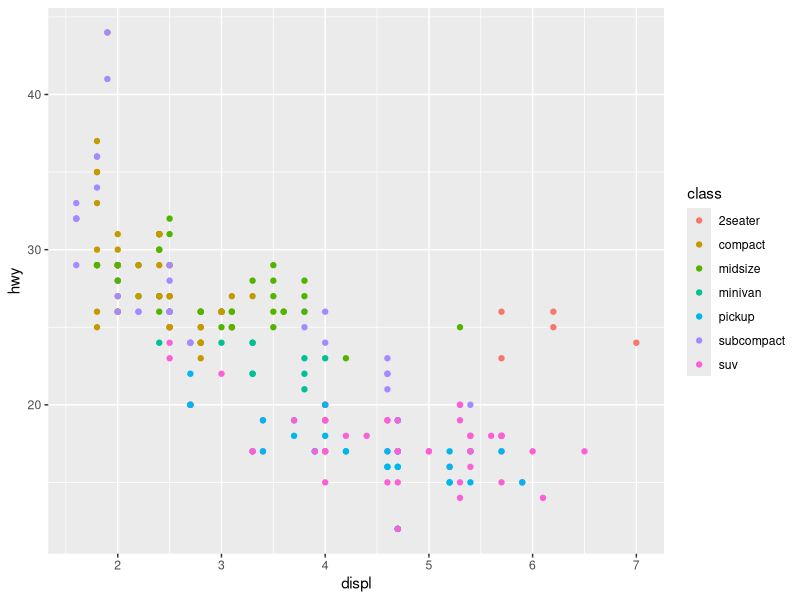
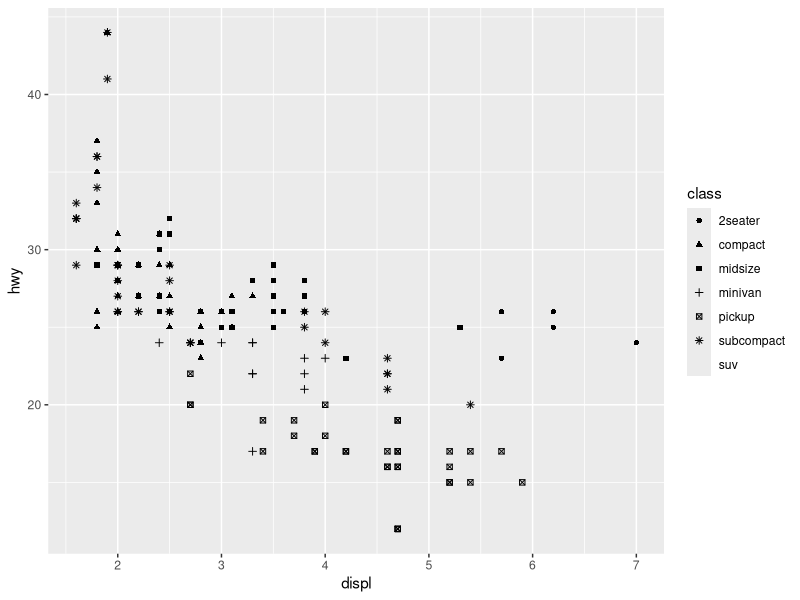
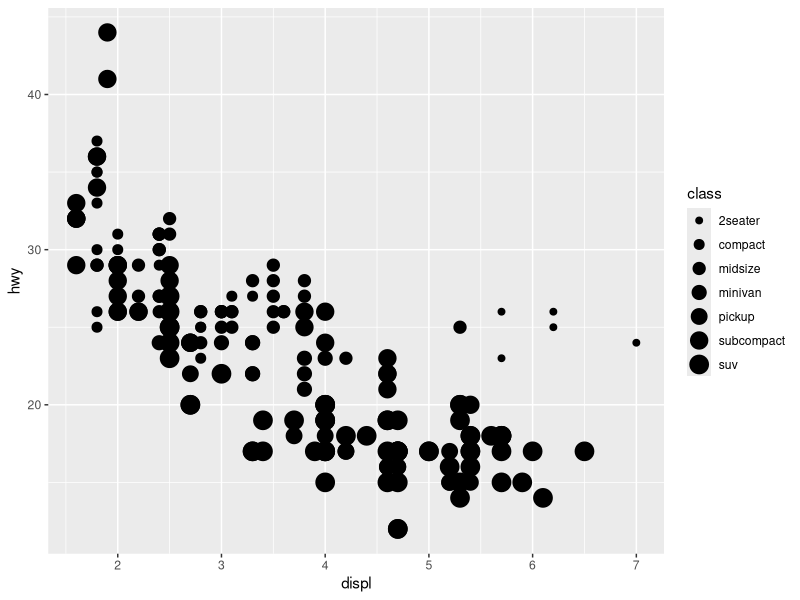
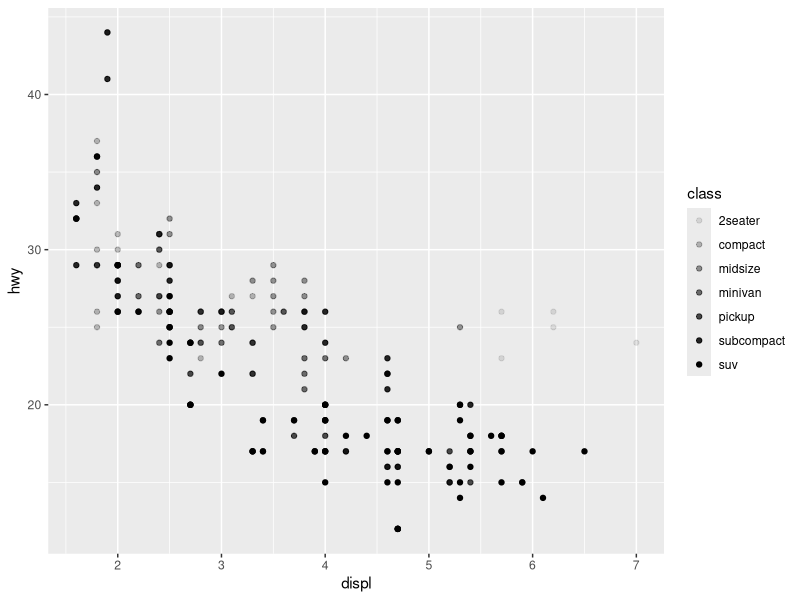
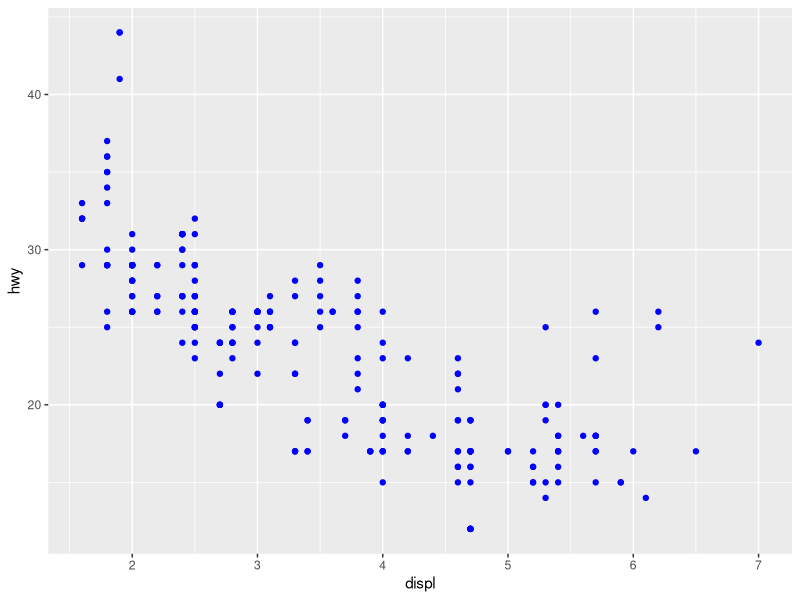
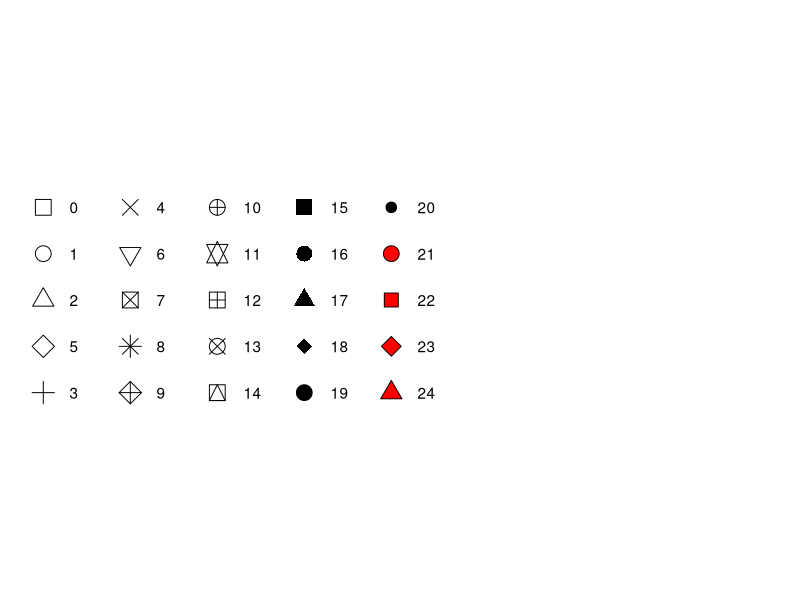
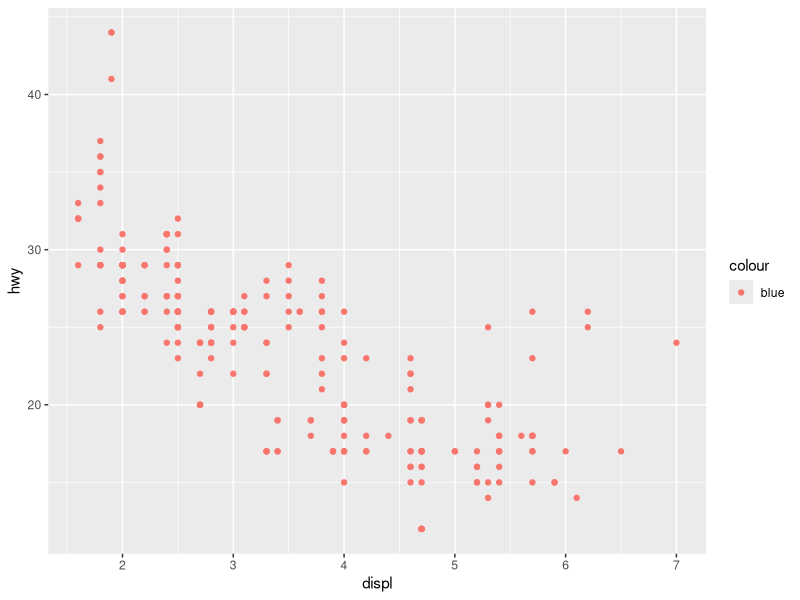
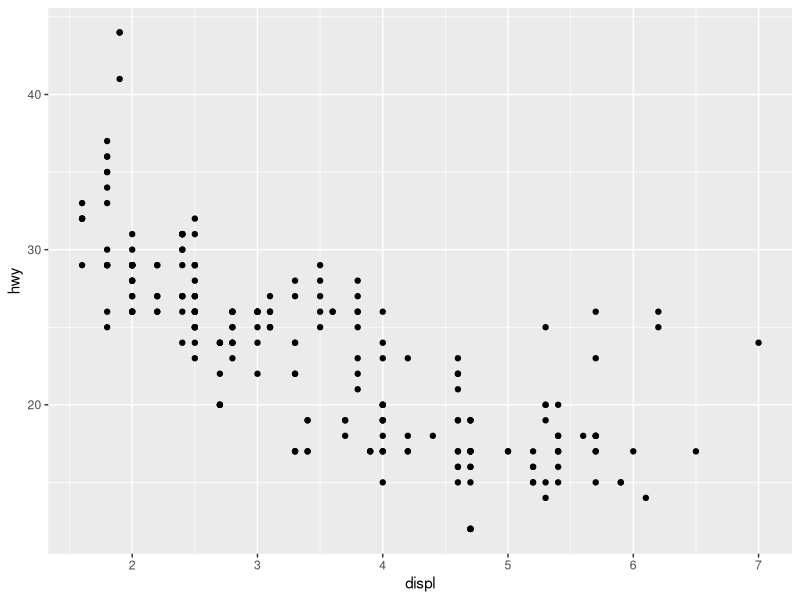

Recreate these plots in R, in order. (Note: this script raises an error after producing the figures.)
## ---- chunk 1
knitr::opts_chunk$set(warning = FALSE, message = FALSE)
## ---- chunk 2
library(tidyverse)
library(ggplot2)
library(palmerpenguins)
## ---- chunk 3
#| label: setup
#| message: false

library(tidyverse)
## ---- chunk 4
mpg
## ---- chunk 5
#| layout-ncol: 2
#| fig-width: 4
#| fig-alt: |
#|   Two scatterplots next to each other, both visualizing highway fuel 
#|   efficiency versus engine size of cars and showing a negative 
#|   association. In the plot on the left class is mapped to the color 
#|   aesthetic, resulting in different colors for each class. 
#|   In the plot on the right class is mapped the shape aesthetic, 
#|   resulting in different plotting character shapes for each class,
#|   except for suv. Each plot comes with a legend that shows the 
#|   mapping between color or shape and levels of the class variable.

# Left
ggplot(mpg, aes(x = displ, y = hwy, color = class)) +
  geom_point()

# Right
ggplot(mpg, aes(x = displ, y = hwy, shape = class)) +
  geom_point()
## ---- chunk 6
#| layout-ncol: 2
#| fig-width: 4
#| fig-alt: |
#|   Two scatterplots next to each other, both visualizing highway fuel 
#|   efficiency versus engine size of cars and showing a negative 
#|   association. In the plot on the left class is mapped to the size 
#|   aesthetic, resulting in different sizes for each class. 
#|   In the plot on the right class is mapped the alpha aesthetic, 
#|   resulting in different alpha (transparency) levels for each class. 
#|   Each plot comes with a legend that shows the mapping between size 
#|   or alpha level and levels of the class variable.

# Left
ggplot(mpg, aes(x = displ, y = hwy, size = class)) +
  geom_point()

# Right
ggplot(mpg, aes(x = displ, y = hwy, alpha = class)) +
  geom_point()
## ---- chunk 7
#| fig-alt: |
#|   Scatterplot of highway fuel efficiency versus engine size of cars 
#|   that shows a negative association. All points are blue.

ggplot(mpg, aes(x = displ, y = hwy)) + 
  geom_point(color = "blue")
## ---- chunk 8
#| label: fig-shapes
#| echo: false
#| warning: false
#| fig.asp: 0.364
#| fig-align: "center"
#| fig-cap: |
#|   R has 25 built-in shapes that are identified by numbers. There are some 
#|   seeming duplicates: for example, 0, 15, and 22 are all squares. The 
#|   difference comes from the interaction of the `color` and `fill` 
#|   aesthetics. The hollow shapes (0--14) have a border determined by `color`; 
#|   the solid shapes (15--20) are filled with `color`; the filled shapes 
#|   (21--24) have a border of `color` and are filled with `fill`. Shapes are 
#|   arranged to keep similar shapes next to each other.  
#| fig-alt: |
#|   Mapping between shapes and the numbers that represent them: 0 - square, 
#|   1 - circle, 2 - triangle point up, 3 - plus, 4 - cross, 5 - diamond, 
#|   6 - triangle point down, 7 - square cross, 8 - star, 9 - diamond plus, 
#|   10 - circle plus, 11 - triangles up and down, 12 - square plus, 
#|   13 - circle cross, 14 - square and triangle down, 15 - filled square, 
#|   16 - filled circle, 17 - filled triangle point-up, 18 - filled diamond, 
#|   19 - solid circle, 20 - bullet (smaller circle), 21 - filled circle blue, 
#|   22 - filled square blue, 23 - filled diamond blue, 24 - filled triangle 
#|   point-up blue, 25 - filled triangle point down blue.

shapes <- tibble(
  shape = c(0, 1, 2, 5, 3, 4, 6:19, 20, 21, 22, 23, 24),
  x = (0:24 %/% 5) / 2,
  y = (-(0:24 %% 5)) / 4
)
ggplot(shapes, aes(x, y)) + 
  geom_point(aes(shape = shape), size = 5, fill = "red") +
  geom_text(aes(label = shape), hjust = 0, nudge_x = 0.15) +
  scale_shape_identity() +
  expand_limits(x = 4.1) +
  scale_x_continuous(NULL, breaks = NULL) + 
  scale_y_continuous(NULL, breaks = NULL, limits = c(-1.2, 0.2)) + 
  theme_minimal() +
  theme(aspect.ratio = 1/2.75)
## ---- chunk 9
    #| fig-show: hide
    #| fig-alt: |
    #|   Scatterplot of highway fuel efficiency versus engine size of cars  
    #|   that shows a negative association. All points are red and 
    #|   the legend shows a red point that is mapped to the word blue.

    ggplot(mpg) + 
      geom_point(aes(x = displ, y = hwy, color = "blue"))
## ---- chunk 10
#| echo: false
#| message: false
#| layout-ncol: 2
#| fig-width: 3
#| fig-alt: |
#|   There are two plots. The plot on the left is a scatterplot of highway 
#|   fuel efficiency versus engine size of cars and the plot on the right 
#|   shows a smooth curve that follows the trajectory of the relationship 
#|   between these variables. A confidence interval around the smooth 
#|   curve is also displayed.

ggplot(mpg, aes(x = displ, y = hwy)) + 
  geom_point()

ggplot(mpg, aes(x = displ, y = hwy)) + 
  geom_smooth()
## ---- chunk 11
#| fig-show: hide

# Left
ggplot(mpg, aes(x = displ, y = hwy)) + 
  geom_point()

# Right
ggplot(mpg, aes(x = displ, y = hwy)) + 
  geom_smooth()
## ---- chunk 12
#| message: false
#| layout-ncol: 2
#| fig-width: 3
#| fig-alt: |
#|   Two plots of highway fuel efficiency versus engine size of cars.
#|   The data are represented with smooth curves. On the left, three 
#|   smooth curves, all with the same linetype. On the right, three 
#|   smooth curves with different line types (solid, dashed, or long 
#|   dashed) for each type of drive train. In both plots, confidence 
#|   intervals around the smooth curves are also displayed.

# Left
ggplot(mpg, aes(x = displ, y = hwy, shape = drv)) + 
  geom_smooth()

# Right
ggplot(mpg, aes(x = displ, y = hwy, linetype = drv)) + 
  geom_smooth()
## ---- chunk 13
#| message: false
#| fig-alt: |
#|   A plot of highway fuel efficiency versus engine size of cars. The data 
#|   are represented with points (colored by drive train) as well as smooth 
#|   curves (where line type is determined based on drive train as well). 
#|   Confidence intervals around the smooth curves are also displayed.

ggplot(mpg, aes(x = displ, y = hwy, color = drv)) + 
  geom_point() +
  geom_smooth(aes(linetype = drv))
## ---- chunk 14
#| layout-ncol: 3
#| fig-width: 3
#| fig-asp: 1
#| message: false
#| fig-alt: |
#|   Three plots, each with highway fuel efficiency on the y-axis and engine 
#|   size of cars, where data are represented by a smooth curve. The first plot 
#|   only has these two variables, the center plot has three separate smooth 
#|   curves for each level of drive train, and the right plot not only has the 
#|   same three separate smooth curves for each level of drive train but these 
#|   curves are plotted in different colors, with a legend explaining which 
#|   color maps to which level. Confidence intervals around the smooth curves 
#|   are also displayed.

# Left
ggplot(mpg, aes(x = displ, y = hwy)) +
  geom_smooth()

# Middle
ggplot(mpg, aes(x = displ, y = hwy)) +
  geom_smooth(aes(group = drv))

# Right
ggplot(mpg, aes(x = displ, y = hwy)) +
  geom_smooth(aes(color = drv), show.legend = FALSE)
## ---- chunk 15
#| message: false
#| fig-alt: |
#|   Scatterplot of highway fuel efficiency versus engine size of cars, where 
#|   points are colored according to the car class. A smooth curve following 
#|   the trajectory of the relationship between highway fuel efficiency versus 
#|   engine size of cars is overlaid along with a confidence interval around it.

ggplot(mpg, aes(x = displ, y = hwy)) + 
  geom_point(aes(color = class)) + 
  geom_smooth()
## ---- chunk 16
#| message: false
#| fig-alt: |
#|   Scatterplot of highway fuel efficiency versus engine size of cars, where 
#|   points are colored according to the car class. A smooth curve following 
#|   the trajectory of the relationship between highway fuel efficiency versus 
#|   engine size of subcompact cars is overlaid along with a confidence interval 
#|   around it.

ggplot(mpg, aes(x = displ, y = hwy)) + 
  geom_point() + 
  geom_point(
    data = mpg %>% filter(class == "2seater"), 
    color = "red"
  ) +
  geom_point(
    data = mpg %>% filter(class == "2seater"), 
    shape = "circle open", size = 3, color = "red"
  )
## ---- chunk 17
#| layout-ncol: 3
#| fig-width: 3
#| fig-alt: |
#|   Three plots: histogram, density plot, and box plot of highway
#|   mileage.
 
# Left
ggplot(mpg, aes(x = hwy)) +
  geom_histogram(binwidth = 2)

# Middle
ggplot(mpg, aes(x = hwy)) +
  geom_density()

# Right
ggplot(mpg, aes(x = hwy)) +
  geom_boxplot()
## ---- chunk 18
#| fig-asp: 0.33
#| fig-alt: 
#|   Density curves for highway mileage for cars with rear wheel, 
#|   front wheel, and 4-wheel drives plotted separately. The 
#|   distribution is bimodal and roughly symmetric for real and 
#|   4 wheel drive cars and unimodal and right skewed for front 
#|   wheel drive cars.

library(ggridges)

ggplot(mpg, aes(x = hwy, y = drv, fill = drv, color = drv)) +
  geom_density_ridges(alpha = 0.5, show.legend = FALSE)
## ---- chunk 19
    #| fig-show: hide
    #| message: false

    ggplot(mpg, aes(x = displ, y = hwy)) +
      geom_smooth(aes(color = drv), show.legend = FALSE)
## ---- chunk 20

    #| message: false
    #| layout-ncol: 2
    #| fig-width: 3
    #| fig-alt: |
    #|   There are six scatterplots in this figure, arranged in a 3x2 grid.
    #|   In all plots highway fuel efficiency of cars are on the y-axis and
    #|   engine size is on the x-axis. The first plot shows all points in black
    #|   with a smooth curve overlaid on them. In the second plot points are
    #|   also all black, with separate smooth curves overlaid for each level of
    #|   drive train. On the third plot, points and the smooth curves are
    #|   represented in different colors for each level of drive train. In the
    #|   fourth plot the points are represented in different colors for each
    #|   level of drive train but there is only a single smooth line fitted to
    #|   the whole data. In the fifth plot, points are represented in different
    #|   colors for each level of drive train, and a separate smooth curve with
    #|   different line types are fitted to each level of drive train. And
    #|   finally in the sixth plot points are represented in different colors
    #|   for each level of drive train and they have a thick white border.

    ggplot(mpg, aes(x = displ, y = hwy)) + 
      geom_point() + 
      geom_smooth(se = FALSE)
    ggplot(mpg, aes(x = displ, y = hwy)) + 
      geom_smooth(aes(group = drv), se = FALSE) +
      geom_point()
    ggplot(mpg, aes(x = displ, y = hwy, color = drv)) + 
      geom_point() + 
      geom_smooth(se = FALSE)
    ggplot(mpg, aes(x = displ, y = hwy)) + 
      geom_point(aes(color = drv)) + 
      geom_smooth(se = FALSE)
    ggplot(mpg, aes(x = displ, y = hwy)) + 
      geom_point(aes(color = drv)) +
      geom_smooth(aes(linetype = drv), se = FALSE)
    ggplot(mpg, aes(x = displ, y = hwy)) + 
      geom_point(size = 4, color = "white") + 
      geom_point(aes(color = drv))
## ---- chunk 21
#| fig-alt: |
#|   Scatterplot of highway fuel efficiency versus engine size of cars, 
#|   faceted by class, with facets spanning two rows.

ggplot(mpg, aes(x = displ, y = hwy)) + 
  geom_point() + 
  facet_wrap(~cyl)
## ---- chunk 22
#| fig-alt: |
#|   Scatterplot of highway fuel efficiency versus engine size of cars, faceted 
#|   by number of cylinders across rows and by type of drive train across 
#|   columns. This results in a 4x3 grid of 12 facets. Some of these facets have 
#|   no observations: 5 cylinders and 4 wheel drive, 4 or 5 cylinders and front 
#|   wheel drive.

ggplot(mpg, aes(x = displ, y = hwy)) + 
  geom_point() + 
  facet_grid(drv ~ cyl)
## ---- chunk 23
#| fig-alt: |
#|   Scatterplot of highway fuel efficiency versus engine size of cars, 
#|   faceted by number of cylinders across rows and by type of drive train 
#|   across columns. This results in a 4x3 grid of 12 facets. Some of these 
#|   facets have no observations: 5 cylinders and 4 wheel drive, 4 or 5 
#|   cylinders and front wheel drive. Facets within a row share the same 
#|   y-scale and facets within a column share the same x-scale.

ggplot(mpg, aes(x = displ, y = hwy)) + 
  geom_point() + 
  facet_grid(drv ~ cyl, scales = "free_y")
## ---- chunk 24
    #| fig-show: hide

    ggplot(mpg) + 
      geom_point(aes(x = drv, y = cyl))
## ---- chunk 25
    #| fig-show: hide

    ggplot(mpg) + 
      geom_point(aes(x = displ, y = hwy)) +
      facet_grid(drv ~ .)

    ggplot(mpg) + 
      geom_point(aes(x = displ, y = hwy)) +
      facet_grid(. ~ cyl)
## ---- chunk 26
    #| fig-show: hide

    ggplot(mpg) + 
      geom_point(aes(x = displ, y = hwy)) + 
      facet_wrap(~ class, nrow = 2)
## ---- chunk 27
    #| fig-show: hide
    #| message: false

    ggplot(mpg, aes(x = displ)) + 
      geom_histogram() + 
      facet_grid(drv ~ .)

    ggplot(mpg, aes(x = displ)) + 
      geom_histogram() +
      facet_grid(. ~ drv)
## ---- chunk 28
    #| fig-show: hide

    ggplot(mpg) + 
      geom_point(aes(x = displ, y = hwy)) +
      facet_grid(drv ~ .)
## ---- chunk 29
#| fig-alt: |
#|   Bar chart of number of each cut of diamond. There are roughly 1500 
#|   Fair, 5000 Good, 12000 Very Good, 14000 Premium, and 22000 Ideal cut 
#|   diamonds.

ggplot(diamonds, aes(x = cut)) + 
  geom_bar()
## ---- chunk 30
#| label: fig-vis-stat-bar
#| echo: false
#| out-width: "100%"
#| fig-cap: |
#|   When creating a bar chart we first start with the raw data, then
#|   aggregate it to count the number of observations in each bar,
#|   and finally map those computed variables to plot aesthetics.
#| fig-alt: |
#|   A figure demonstrating three steps of creating a bar chart. 
#|   Step 1. geom_bar() begins with the diamonds data set. Step 2. geom_bar() 
#|   transforms the data with the count stat, which returns a data set of 
#|   cut values and counts. Step 3. geom_bar() uses the transformed data to 
#|   build the plot. cut is mapped to the x-axis, count is mapped to the y-axis.

knitr::include_graphics("images/visualization-stat-bar.png")
## ---- chunk 31
    #| warning: false
    #| fig-alt: |
    #|   Bar chart of number of each cut of diamond. There are roughly 1500 
    #|   Fair, 5000 Good, 12000 Very Good, 14000 Premium, and 22000 Ideal cut 
    #|   diamonds.

    diamonds %>%
      count(cut) %>%
      ggplot(aes(x = cut, y = n)) +
      geom_bar(stat = "identity")
## ---- chunk 32
    #| fig-alt: |
    #|   Bar chart of proportion of each cut of diamond. Roughly, Fair 
    #|   diamonds make up 0.03, Good 0.09, Very Good 0.22, Premium 0.26, and 
    #|   Ideal 0.40.

    ggplot(diamonds, aes(x = cut, y = after_stat(prop), group = 1)) + 
      geom_bar()
## ---- chunk 33
    #| fig-alt: |
    #|   A plot with depth on the y-axis and cut on the x-axis (with levels 
    #|   fair, good, very good, premium, and ideal) of diamonds. For each level 
    #|   of cut, vertical lines extend from minimum to maximum depth for diamonds 
    #|   in that cut category, and the median depth is indicated on the line 
    #|   with a point.

    ggplot(diamonds) + 
      stat_summary(
        aes(x = cut, y = depth),
        fun.min = min,
        fun.max = max,
        fun = median
      )
## ---- chunk 34
    #| fig-show: hide

    ggplot(diamonds, aes(x = cut, y = after_stat(prop))) + 
      geom_bar()
    ggplot(diamonds, aes(x = cut, fill = color, y = after_stat(prop))) + 
      geom_bar()
## ---- chunk 35
#| layout-ncol: 2
#| fig-width: 4
#| fig-alt: |
#|   Two bar charts of drive types of cars. In the first plot, the bars have 
#|   colored borders. In the second plot, they're filled with colors. Heights 
#|   of the bars correspond to the number of cars in each cut category.

# Left
ggplot(mpg, aes(x = drv, color = drv)) + 
  geom_bar()

# Right
ggplot(mpg, aes(x = drv, fill = drv)) + 
  geom_bar()
## ---- chunk 36
#| fig-alt: |
#|   Segmented bar chart of drive types of cars, where each bar is filled with 
#|   colors for the classes of cars. Heights of the bars correspond to the 
#|   number of cars in each drive category, and heights of the colored 
#|   segments are proportional to the number of cars with a given class 
#|   level within a given drive type level.

ggplot(mpg, aes(x = drv, fill = class)) + 
  geom_bar()
## ---- chunk 37
    #| layout-ncol: 2
    #| fig-width: 4
    #| fig-alt: |
    #|   Segmented bar chart of drive types of cars, where each bar is filled with 
    #|   colors for the classes of cars. Heights of the bars correspond to the 
    #|   number of cars in each drive category, and heights of the colored 
    #|   segments are proportional to the number of cars with a given class 
    #|   level within a given drive type level. However the segments overlap. In 
    #|   the first plot the bars are filled with transparent colors
    #|   and in the second plot they are only outlined with color.

    # Left
    ggplot(mpg, aes(x = drv, fill = class)) + 
      geom_bar(alpha = 1/5, position = "identity")

    # Right
    ggplot(mpg, aes(x = drv, color = class)) + 
      geom_bar(fill = NA, position = "identity")
## ---- chunk 38
    #| layout-ncol: 2
    #| fig-width: 4
    #| fig-alt: |
    #|   On the left, segmented bar chart of drive types of cars, where each bar is 
    #|   filled with colors for the levels of class. Height of each bar is 1 and 
    #|   heights of the colored segments represent the proportions of cars 
    #|   with a given class level within a given drive type.
    #|   On the right, dodged bar chart of drive types of cars. Dodged bars are 
    #|   grouped by levels of drive type. Within each group bars represent each 
    #|   level of class. Some classes are represented within some drive types and 
    #|   not represented in others, resulting in unequal number of bars within each 
    #|   group. Heights of these bars represent the number of cars with a given 
    #|   level of drive type and class.

    # Left
    ggplot(mpg, aes(x = drv, fill = class)) + 
      geom_bar(position = "fill")

    # Right
    ggplot(mpg, aes(x = drv, fill = class)) + 
      geom_bar(position = "dodge")
## ---- chunk 39
#| echo: false
#| fig-alt: |
#|   Scatterplot of highway fuel efficiency versus engine size of cars that 
#|   shows a negative association.

ggplot(mpg, aes(x = displ, y = hwy)) + 
  geom_point()
## ---- chunk 40
#| fig-alt: |
#|   Jittered scatterplot of highway fuel efficiency versus engine size of cars. 
#|   The plot shows a negative association.

ggplot(mpg, aes(x = displ, y = hwy)) + 
  geom_point(position = "jitter")
## ---- chunk 41
    #| fig-show: hide

    ggplot(mpg, aes(x = cty, y = hwy)) + 
      geom_point()
## ---- chunk 42
    #| fig-show: hide

    ggplot(mpg, aes(x = displ, y = hwy)) +
      geom_point()
    ggplot(mpg, aes(x = displ, y = hwy)) +
      geom_point(position = "identity")
## ---- chunk 43
#| label: fig-visualization-grammar
#| echo: false
#| fig-alt: |
#|   A figure demonstrating the steps for going from raw data to table of 
#|   frequencies where each row represents one level of cut and a count column 
#|   shows how many diamonds are in that cut level. Then, these values are 
#|   mapped to heights of bars.
#| fig-cap: |
#|   Steps for going from raw data to a table of frequencies to a bar plot where 
#|   the heights of the bar represent the frequencies.

knitr::include_graphics("images/visualization-grammar.png")
